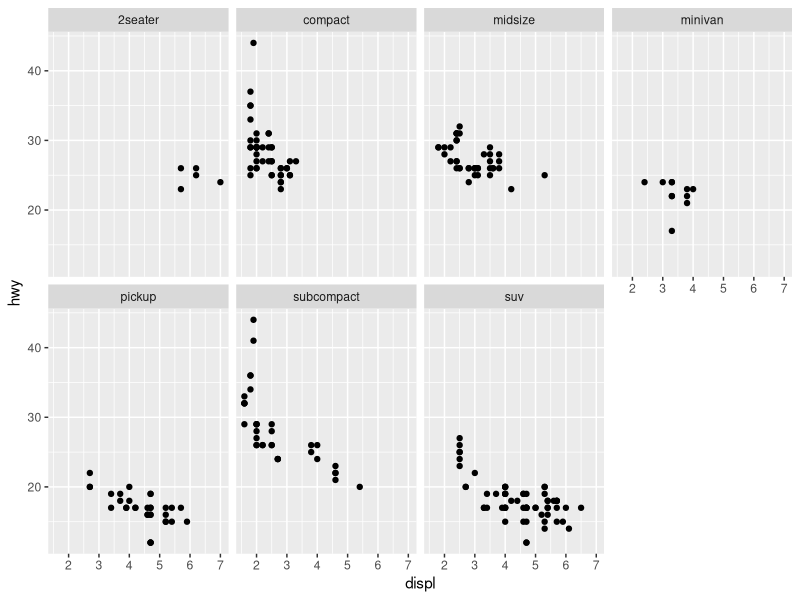
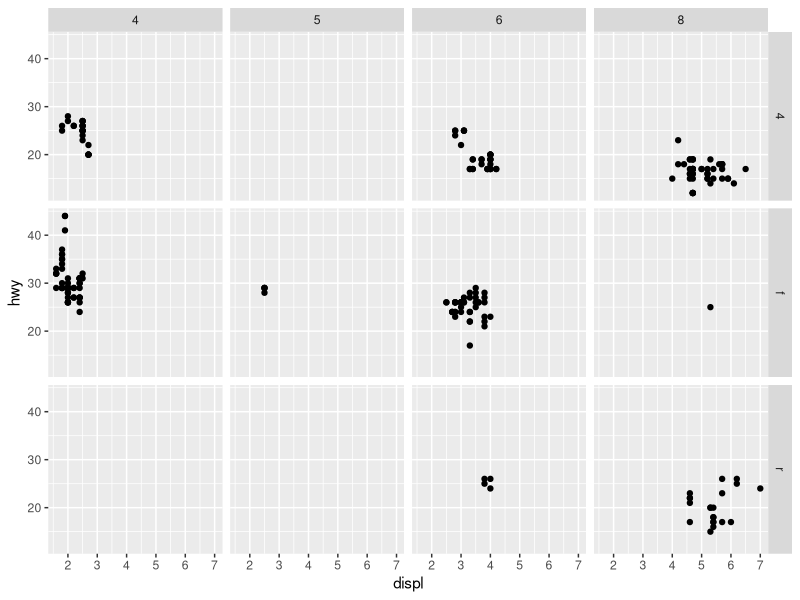
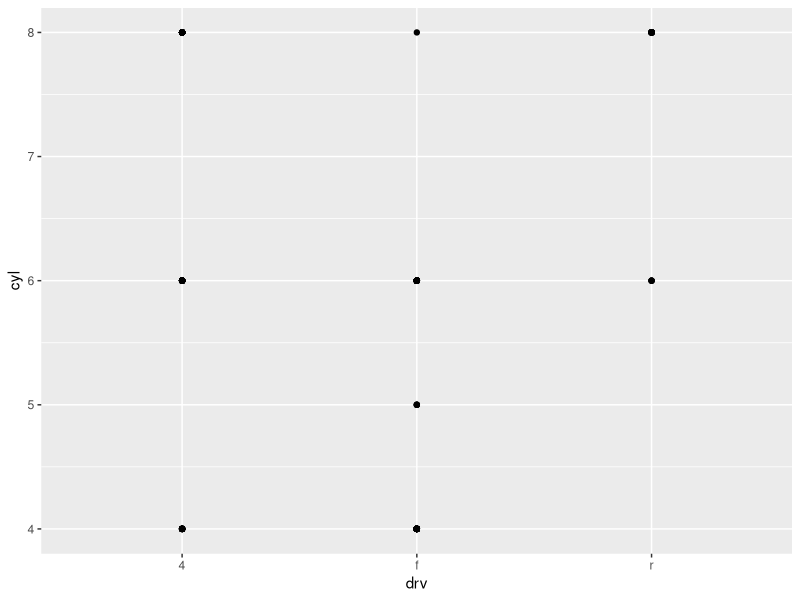
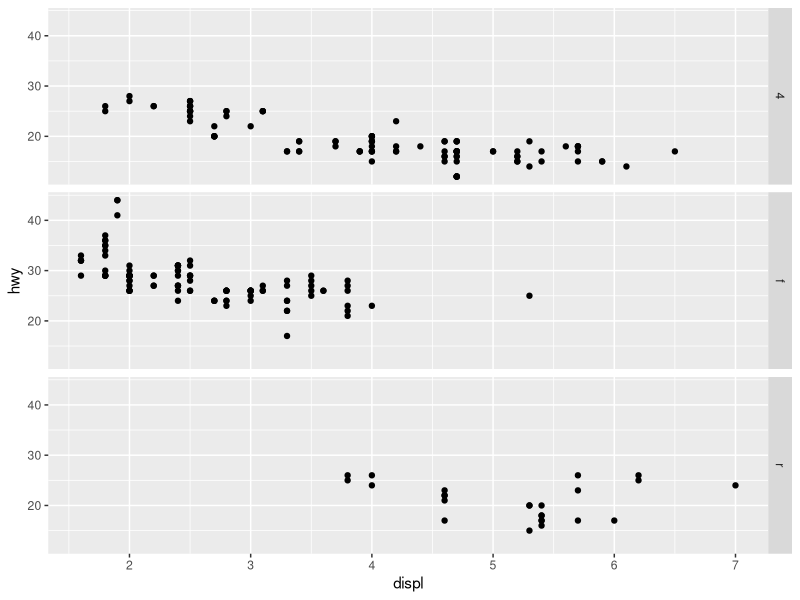
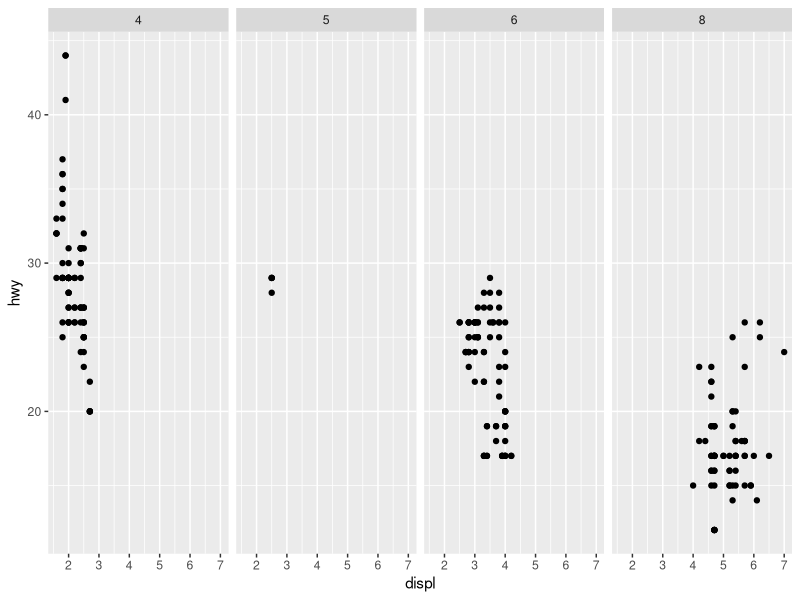
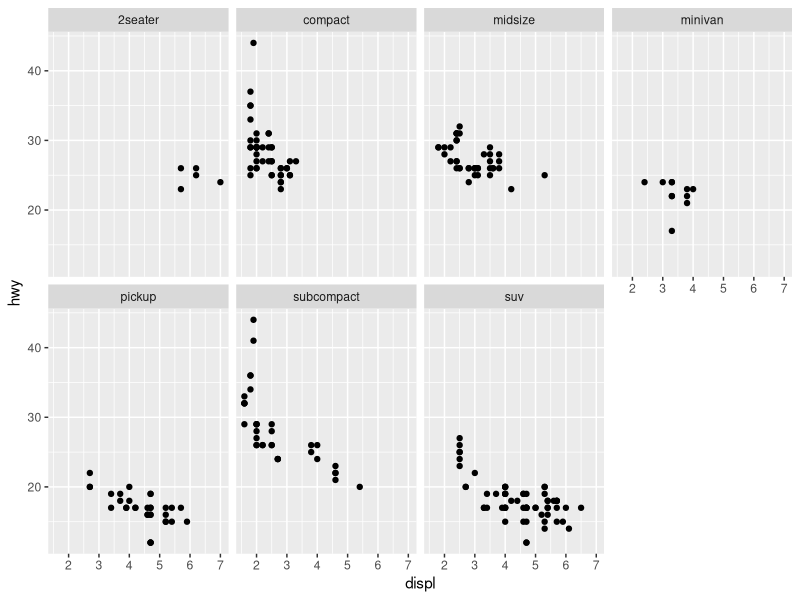
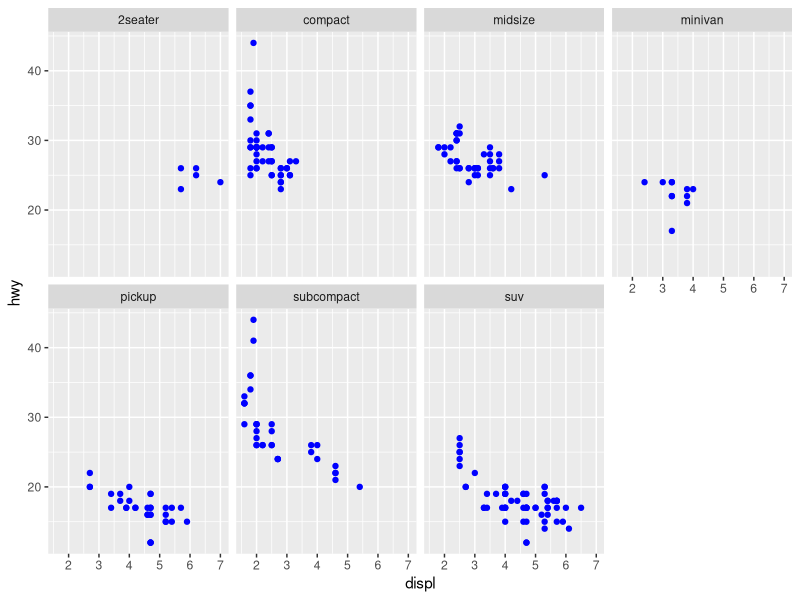
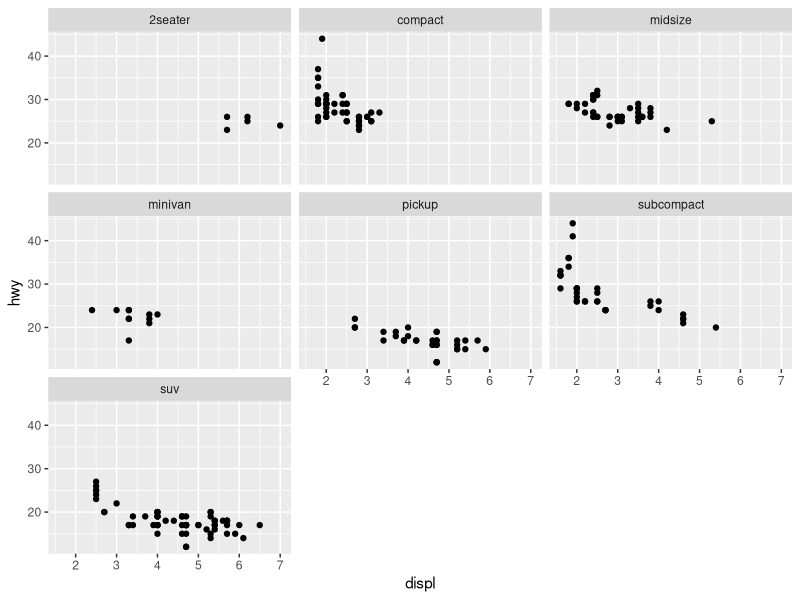

These figures' R source, in order:
## ---- chunk 1
knitr::opts_chunk$set(echo = TRUE)
## ---- chunk 2
library(tidyverse)
## ---- chunk 3
ggplot(data=mpg) + geom_point(mapping=aes(x=displ, y=hwy)) +
  facet_wrap(~class,nrow=2)
## ---- chunk 4
ggplot(data=mpg)+geom_point(mapping = aes(x=displ, y=hwy))+facet_grid(drv~cyl)
## ---- chunk 5
 ggplot(data = mpg) +
 geom_point(mapping = aes(x = drv, y = cyl))
## ---- chunk 6
ggplot(data = mpg) +
 geom_point(mapping = aes(x = displ, y = hwy)) +
 facet_grid(drv ~ .)
## ---- chunk 7
 ggplot(data = mpg) +
 geom_point(mapping = aes(x = displ, y = hwy)) +
 facet_grid(. ~ cyl)
## ---- chunk 8
 ggplot(data = mpg) +
 geom_point(mapping = aes(x = displ, y = hwy)) +
 facet_wrap(~ class, nrow = 2)
## ---- chunk 9
 ggplot(data = mpg) +
 geom_point(mapping = aes(x = displ, y = hwy), colour='blue') +
 facet_wrap(~ class, nrow = 2)
## ---- chunk 10
?facet_wrap
## ---- chunk 11
p <- ggplot(mpg, aes(displ, hwy)) + geom_point()
## ---- chunk 12
# Use vars() to supply faceting variables:
p + facet_wrap(vars(class))
## ---- chunk 13
# Control the number of rows and columns with nrow and ncol
p + facet_wrap(vars(class), nrow = 4)
## ---- chunk 14
# You can facet by multiple variables
ggplot(mpg, aes(displ, hwy)) +
  geom_point() +
  facet_wrap(vars(cyl, drv))
## ---- chunk 15
# Use the `labeller` option to control how labels are printed:
ggplot(mpg, aes(displ, hwy)) +
  geom_point() +
  facet_wrap(vars(cyl, drv), labeller = "label_both")
## ---- chunk 16
# To change the order in which the panels appear, change the levels
# of the underlying factor.
mpg$class2 <- reorder(mpg$class, mpg$displ)
ggplot(mpg, aes(displ, hwy)) +
  geom_point() +
  facet_wrap(vars(class2))
## ---- chunk 17
# By default, the same scales are used for all panels. You can allow
# scales to vary across the panels with the `scales` argument.
# Free scales make it easier to see patterns within each panel, but
# harder to compare across panels.
ggplot(mpg, aes(displ, hwy)) +
  geom_point() +
  facet_wrap(vars(class), scales = "free")
## ---- chunk 18
# When scales are constant, duplicated axes can be shown with
# or without labels
ggplot(mpg, aes(displ, hwy)) +
  geom_point() +
  facet_wrap(vars(class), axes = "all", axis.labels = "all_y")
## ---- chunk 19
# Use `strip.position` to display the facet labels at the side of your
# choice. Setting it to `bottom` makes it act as a subtitle for the axis.
# This is typically used with free scales and a theme without boxes around
# strip labels.
ggplot(economics_long, aes(date, value)) +
  geom_line() +
  facet_wrap(vars(variable), scales = "free_y", nrow = 2, strip.position = "top") +
  theme(strip.background = element_blank(), strip.placement = "outside")

## ---- chunk 20
ggplot(data=mpg, mapping=aes(x=displ, y=hwy)) + geom_point() + geom_smooth()
## ---- chunk 21
ggplot(data=mpg) + geom_point(mapping=aes(x=displ, y=hwy)) + geom_smooth(mapping=aes(x=displ, y=hwy))
## ---- chunk 22

